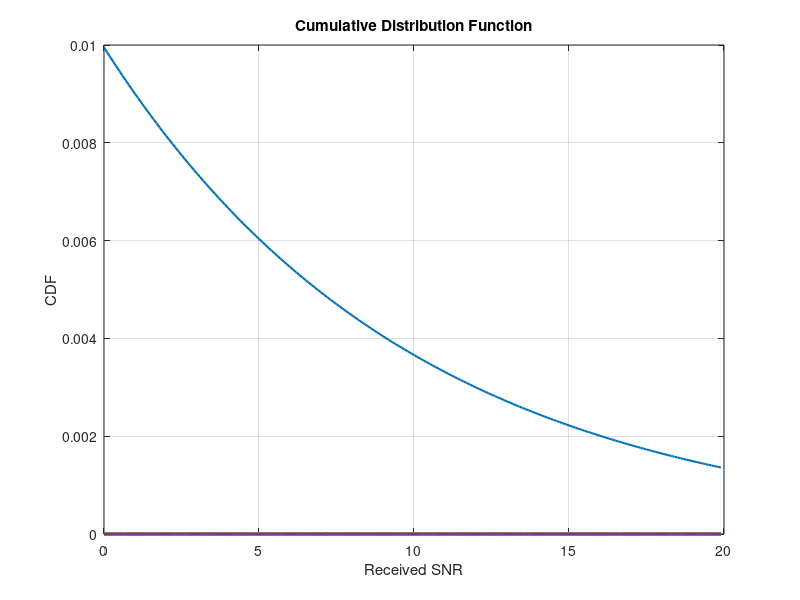
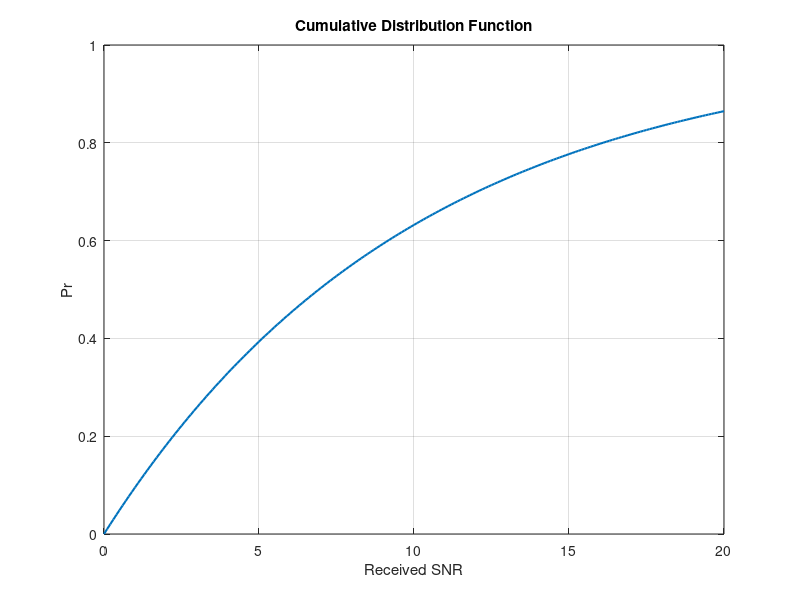

Write MATLAB code to recreate these figures, in order.
% this code is written by Jamal A. Hussein
% barznjy79@yahoo.com
% all rights reserved

clc; clear all; close all;
%% init
colors=['r','g','b'] ;
m = 1;
r = 0:0.1:20;
Omega = [1, 5, 10];
%% reference
%{
for omega = 1:3
    for r = 1:length(x)
        %y(ii)=((2*m^m)/(gamma(m)*w^m))*x(ii)^(2*m-1)*exp(-((m/w)*x(ii)^2));
        
    end
    plot(x,y,colors(w))
    hold on

end
%}
%% Wang's paper(PDF)
%{
for i = 1:3
    omega = Omega(i);
    p = (m/omega).^m * (r.^(m-1))/gamma(m) .* exp(-1*m*r/omega);
    plot(r, p ,colors(i), 'LineWidth', 1.5);
    hold on
end
%}
%% Wang's paper(CDF)
%{
for i = 1:3
    omega = Omega(i);
    F = 1/gamma(m) .* gammainc(m*r/omega, m);
    %F = (m/omega).^m * (r.^(m-1))/gamma(m) .* exp(-1*m*r/omega);
    plot(r, F ,colors(i), 'LineWidth', 1.5);
    hold on
end
xlabel('Received SNR'); 
ylabel('CDF'); 
title('Cumulative Distribution Function')
hleg1 = legend('average SNR = 1','average SNR = 2','average SNR = 3');
set(hleg1,'Location','SouthEast')
axis([5 20 0 1.1]);
grid on 
%}
omega = 10;
P = zeros(length(r)-1);
F = 1/gamma(m) .* gammainc(m*r/omega, m);
for i = 1:length(r)-1
    P(i) = F(i+1)-F(i);
end
figure;
plot(r(1:end-1), P, 'LineWidth', 1.5);
xlabel('Received SNR'); 
ylabel('CDF'); 
title('Cumulative Distribution Function')
grid on;
figure;
plot(r, F, 'LineWidth', 1.5);
xlabel('Received SNR'); 
ylabel('Pr'); 
title('Cumulative Distribution Function')
grid on;



